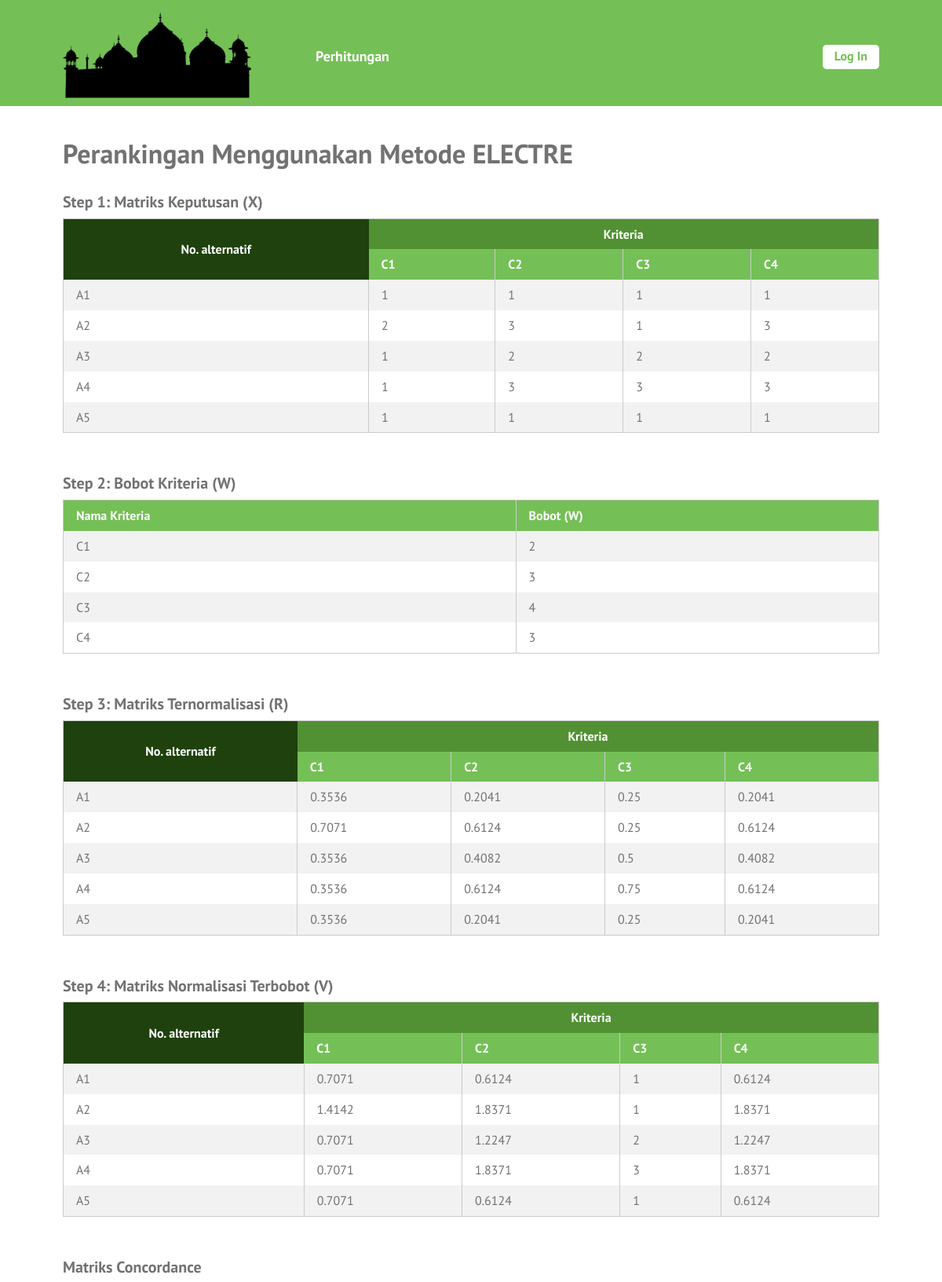
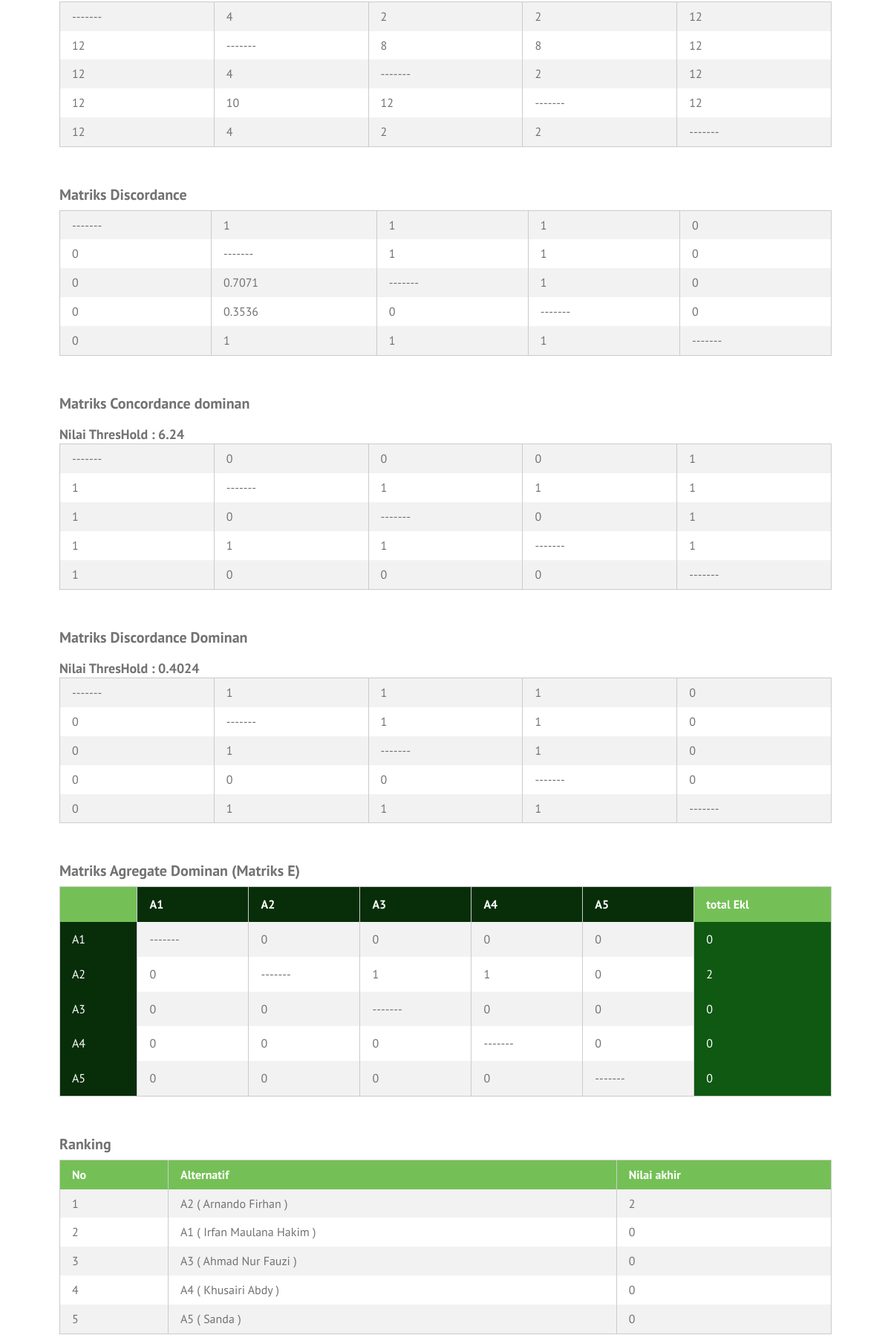
The app's page /ranking-electre.php (upper part) with its own data (2 pictures, top to bottom).
### tables this page shows
CREATE TABLE `kriteria` (
  `id_kriteria` int(10) NOT NULL,
  `kode` varchar(4) NOT NULL,
  `nama_kriteria` varchar(30) NOT NULL,
  `bobot` float NOT NULL,
  `ada_pilihan` tinyint(1) NOT NULL,
  `urutan_order` int(2) NOT NULL
);

CREATE TABLE `alternatif` (
  `id_alternatif` int(10) NOT NULL,
  `kode_alternatif` varchar(6) NOT NULL,
  `nama_alternatif` varchar(25) NOT NULL,
  `tanggal_input` date NOT NULL
);

### ranking-electre.php (the view, shortened to what this page needs)
<?php
require_once('includes/init.php');
$judul_page = 'Perankingan Menggunakan Metode ELECTRE';
require_once('template-parts/header.php');
$digit = 4;
$query = $pdo->prepare('SELECT id_kriteria, kode, nama_kriteria, bobot
	FROM kriteria ORDER BY urutan_order ASC');
$query->execute();
$query->setFetchMode(PDO::FETCH_ASSOC);
$kriterias = $query->fetchAll();
$query2 = $pdo->prepare('SELECT id_alternatif, kode_alternatif, nama_alternatif FROM alternatif');
$query2->execute();
$query2->setFetchMode(PDO::FETCH_ASSOC);
$alternatifs = $query2->fetchAll();
$queryBaris = $pdo->prepare('SELECT COUNT(id_alternatif) as baris FROM alternatif');
$queryBaris->execute();
$queryBaris->setFetchMode(PDO::FETCH_ASSOC);
$baris = $queryBaris->fetch();
$queryKolom = $pdo->prepare('SELECT COUNT(id_kriteria) as kolom FROM kriteria');
$queryKolom->execute();
$queryKolom->setFetchMode(PDO::FETCH_ASSOC);
$kolom = $queryKolom->fetch();
$matriks_bobot = array();
foreach($kriterias as $bobot):
	array_push($matriks_bobot,$bobot['bobot']);
endforeach;
$list_alt = array();
foreach($alternatifs as $alt):
	array_push($list_alt,$alt['kode_alternatif']);
endforeach;
$list_nama = array();
foreach($alternatifs as $alt1):
	array_push($list_nama,$alt1['nama_alternatif']);
endforeach;
$matriks_x = array();
foreach($kriterias as $kriteria):
	foreach($alternatifs as $alternatif):
		$id_alternatif = $alternatif['id_alternatif'];
		$id_kriteria = $kriteria['id_kriteria'];
		$query3 = $pdo->prepare('SELECT nilai FROM nilai_alternatif
			WHERE id_alternatif = :id_alternatif AND id_kriteria = :id_kriteria');
		$query3->execute(array(
			'id_alternatif' => $id_alternatif,
			'id_kriteria' => $id_kriteria,
		));
		$query3->setFetchMode(PDO::FETCH_ASSOC);
		if($nilai_alternatif = $query3->fetch()) {
			$matriks_x[$id_kriteria][$id_alternatif] = $nilai_alternatif['nilai'];
		} else {
			$matriks_x[$id_kriteria][$id_alternatif] = 0;
		}
	endforeach;
endforeach;
$matriks_r = array();
foreach($matriks_x as $id_kriteria => $nilai_alternatifs):
	$jumlah_kuadrat = 0;
	foreach($nilai_alternatifs as $nilai_alternatif):
		$jumlah_kuadrat += pow($nilai_alternatif, 2);
	endforeach;
	$akar_kuadrat = sqrt($jumlah_kuadrat);
	foreach($nilai_alternatifs as $id_alternatif => $nilai_alternatif):
		$matriks_r[$id_kriteria][$id_alternatif] = $nilai_alternatif / $akar_kuadrat;
	endforeach;
endforeach;
$matriks_y = array();
foreach($kriterias as $kriteria):
	foreach($alternatifs as $alternatif):
		$bobot = $kriteria['bobot'];
		$id_alternatif = $alternatif['id_alternatif'];
		$id_kriteria = $kriteria['id_kriteria'];
		$nilai_r = $matriks_r[$id_kriteria][$id_alternatif];
		$matriks_y[$id_kriteria][$id_alternatif] = $bobot * $nilai_r;
	endforeach;
endforeach;
$matriks_baru = array();
foreach($alternatifs as $alternatif):
		foreach($kriterias as $kriteria):
			$id_alternatif = $alternatif['id_alternatif'];
			$id_kriteria = $kriteria['id_kriteria'];
			array_push($matriks_baru, $matriks_y[$id_kriteria][$id_alternatif]);
		endforeach;
endforeach;
$weight_arr = array();
$o=0;
for ($i=0; $i < $baris['baris'] ; $i++) {
	for ($j=0; $j < $kolom['kolom'] ; $j++) {
		$weight_arr[$i][$j]= $matriks_baru[$o];
		$o++;
	}
}
$c_arr = array();
$jum_tot_c = 0;
$tot_c=0;
for ($c1=0; $c1 < $baris['baris']; $c1++) {
	for ($c2=0; $c2 < $baris['baris']; $c2++) {
		$jum_c1 = 0;
		if($c1!=$c2){
			for($c3=0;$c3<$kolom['kolom'];$c3++){
				if($weight_arr[$c1][$c3]>=$weight_arr[$c2][$c3]){
					$jum_c1 = $jum_c1 + $matriks_bobot[$c3];
				}
			}
		}else {
			$jum_c1 = 0;
		}
		$c_arr[$c1][$c2] = $jum_c1;
	}
}
$d_arr = array();
$jum_tot_d = 0;
$tot_d=0;
for ($d1=0; $d1 < $baris['baris']; $d1++) {
	for ($d2=0; $d2 < $baris['baris']; $d2++) {
		$jum_d1 = 0;
		$n_atas = array();
		$n_bawah = array();
		if($d1!=$d2){
			for($d3=0;$d3<$kolom['kolom'];$d3++){
				if($weight_arr[$d1][$d3]<$weight_arr[$d2][$d3]){
					array_push($n_atas, (abs($weight_arr[$d1][$d3]-$weight_arr[$d2][$d3])));
				}
				array_push($n_bawah,(abs($weight_arr[$d1][$d3]-$weight_arr[$d2][$d3])));
			}
			if(max($n_bawah)==0){
				$jum_d=0;
			}if($n_atas==NULL){
				$jum_d=0;
			}else{
				$jum_d = max($n_atas)/max($n_bawah);
			}
			if(is_nan($jum_d)){
				$jum_d1=0;
			}else{
				$jum_d1 = $jum_d;
			}
		}else {
			$jum_d1 = 0;
		}
		$d_arr[$d1][$d2] = $jum_d1;
	}
}
for ($i=0; $i < $baris['baris'] ; $i++) {
	for ($j=0; $j < $baris['baris'] ; $j++) {
			$jum_tot_c = $jum_tot_c + $c_arr[$i][$j];
			$tot_c++;
		}
}
$threshold_c = $jum_tot_c/$tot_c;
for ($i=0; $i < $baris['baris'] ; $i++) {
		for ($j=0; $j < $baris['baris'] ; $j++) {
				$jum_tot_d = $jum_tot_d + $d_arr[$i][$j];
				$tot_d++;
			}
	}
$threshold_d = $jum_tot_d/$tot_d;
$mat_dom_c = array();
for ($i=0; $i < $baris['baris'] ; $i++) {
	for ($j=0; $j < $baris['baris'] ; $j++) {
			if($c_arr[$i][$j]>=$threshold_c){
				$mat_dom_c[$i][$j]=1;
			}else{
				$mat_dom_c[$i][$j]=0;
			}
		}
}
$mat_dom_d = array();
for ($i=0; $i < $baris['baris'] ; $i++) {
	for ($j=0; $j < $baris['baris'] ; $j++) {
			if($d_arr[$i][$j]>=$threshold_d){
				$mat_dom_d[$i][$j]=1;
			}else{
				$mat_dom_d[$i][$j]=0;
			}
		}
}
$mat_hasil = array();
for ($i=0; $i<sizeof($mat_dom_c); $i++) {
	for ($j=0; $j<sizeof($mat_dom_d); $j++) {
		$mat_hasil[$i][$j] = $mat_dom_c[$i][$j]*$mat_dom_d[$i][$j];
	}
}
$mat_hasil_baru=array();
?>
<div class="main-content-row">
<div class="container clearfix">
	<div class="main-content main-content-full the-content">
		<h1><?php echo $judul_page; ?></h1>
		<h3>Step 1: Matriks Keputusan (X)</h3>
		<table class="pure-table pure-table-striped">
			<thead>
				<tr class="super-top">
					<th rowspan="2" class="super-top-left">No. alternatif</th>
					<th colspan="<?php echo count($kriterias); ?>">Kriteria</th>
				</tr>
				<tr>
					<?php foreach($kriterias as $kriteria ): ?>
						<th><?php echo $kriteria['kode']; ?></th>
					<?php endforeach; ?>
				</tr>
			</thead>
			<tbody>
				<?php foreach($alternatifs as $alternatif): ?>
					<tr>
						<td><?php echo $alternatif['kode_alternatif']; ?></td>
						<?php
						foreach($kriterias as $kriteria):
							$id_alternatif = $alternatif['id_alternatif'];
							$id_kriteria = $kriteria['id_kriteria'];
							echo '<td>';
							echo $matriks_x[$id_kriteria][$id_alternatif];
							echo '</td>';
						endforeach;
						?>
					</tr>
				<?php endforeach; ?>
			</tbody>
		</table>
		<h3>Step 2: Bobot Kriteria (W)</h3>
		<table class="pure-table pure-table-striped">
			<thead>
				<tr>
					<th>Nama Kriteria</th>
					<th>Bobot (W)</th>
				</tr>
			</thead>
			<tbody>
				<?php foreach($kriterias as $hasil): ?>
					<tr>
						<td><?php echo $hasil['kode']; ?></td>
						<td><?php echo $hasil['bobot']; ?></td>
					</tr>
				<?php endforeach; ?>
			</tbody>
		</table>
		<h3>Step 3: Matriks Ternormalisasi (R)</h3>
		<table class="pure-table pure-table-striped">
			<thead>
				<tr class="super-top">
					<th rowspan="2" class="super-top-left">No. alternatif</th>
					<th colspan="<?php echo count($kriterias); ?>">Kriteria</th>
				</tr>
				<tr>
					<?php foreach($kriterias as $kriteria ): ?>
						<th><?php echo $kriteria['kode']; ?></th>
					<?php endforeach; ?>
				</tr>
			</thead>
			<tbody>
				<?php foreach($alternatifs as $alternatif): ?>
					<tr>
						<td><?php echo $alternatif['kode_alternatif']; ?></td>
						<?php
						foreach($kriterias as $kriteria):
							$id_alternatif = $alternatif['id_alternatif'];
							$id_kriteria = $kriteria['id_kriteria'];
							echo '<td>';
							echo round($matriks_r[$id_kriteria][$id_alternatif], $digit);
							echo '</td>';
						endforeach;
						?>
					</tr>
				<?php endforeach; ?>
			</tbody>
		</table>
		<h3>Step 4: Matriks Normalisasi Terbobot (V)</h3>
		<table class="pure-table pure-table-striped">
			<thead>
				<tr class="super-top">
					<th rowspan="2" class="super-top-left">No. alternatif</th>
					<th colspan="<?php echo count($kriterias); ?>">Kriteria</th>
				</tr>
				<tr>
					<?php foreach($kriterias as $kriteria ): ?>
						<th><?php echo $kriteria['kode']; ?></th>
					<?php endforeach; ?>
				</tr>
			</thead>
			<tbody>
				<?php
				foreach($alternatifs as $alternatif): ?>
					<tr>
						<td><?php echo $alternatif['kode_alternatif']; ?></td>
						<?php
						foreach($kriterias as $kriteria):
							$id_alternatif = $alternatif['id_alternatif'];
							$id_kriteria = $kriteria['id_kriteria'];
							echo '<td>';
							echo round($matriks_y[$id_kriteria][$id_alternatif], $digit);
							echo '</td>';
						endforeach;
						?>
					</tr>
				<?php
				endforeach; ?>
			</tbody>
		</table>
		<h3>Matriks Concordance </h3>
		<table class="pure-table pure-table-striped">
			<tbody>
			<?php
				for ($i=0; $i < $baris['baris'] ; $i++) {
				?>
					<tr>
						<?php
						for ($j=0; $j < $baris['baris'] ; $j++) {
							echo '<td>';
							if($i==$j){
								echo "-------";
							}else{
							echo $c_arr[$i][$j];
							}
							echo '</td>';
						}
						?>
					</tr>
				<?php
				} ?>
			</tbody>
		</table>
		<h3>Matriks Discordance </h3>
		<table class="pure-table pure-table-striped">
			<tbody>
			<?php
				for ($i=0; $i < $baris['baris'] ; $i++) {
				?>
					<tr>
						<?php
						for ($j=0; $j < $baris['baris'] ; $j++) {
							echo '<td>';
							if($i==$j){
								echo "-------";
							}else{
								echo round($d_arr[$i][$j],$digit);
							}
							echo '</td>';
						}
						?>
					</tr>
				<?php
				} ?>
			</tbody>
		</table>
		<h3>Matriks Concordance dominan </h3>
		<h4>Nilai ThresHold : <?php
			echo round($threshold_c,$digit);
			?>
		</h4>
		<table class="pure-table pure-table-striped">
			<tbody>
			<?php
				for ($i=0; $i < $baris['baris'] ; $i++) {
				?>
					<tr>
						<?php
						for ($j=0; $j < $baris['baris'] ; $j++) {
							echo '<td>';
							if($i==$j){
								echo "-------";
							}else{
							echo $mat_dom_c[$i][$j];
							}
							echo '</td>';
						}
						?>
					</tr>
				<?php
				} ?>
			</tbody>
		</table>
		<h3>Matriks Discordance Dominan</h3>
		<h4>Nilai ThresHold : <?php
			echo round($threshold_d,$digit);
			?>
		</h4>
		<table class="pure-table pure-table-striped">
			<tbody>
			<?php
				for ($i=0; $i < $baris['baris'] ; $i++) {
				?>
					<tr>
						<?php
						for ($j=0; $j < $baris['baris'] ; $j++) {
							echo '<td>';
							if($i==$j){
								echo "-------";
							}else{
							echo $mat_dom_d[$i][$j];
							}
							echo '</td>';
						}
						?>
					</tr>
				<?php
				} ?>
			</tbody>
		</table>
		<h3>Matriks Agregate Dominan (Matriks E)</h3>
		<table class="pure-table pure-table-striped">
			<thead>
				<tr>
					<th><?php  ?></th>
				<?php
					for ($i=0; $i < $baris['baris'] ; $i++) {
							echo '<th style="padding-top: 12px; padding-bottom: 12px; text-align: left; background-color: #072e09; color: white;">';
							echo $list_alt[$i];
							echo '</th>';
						} ?>
					<th>total Ekl</th>
				</tr>
			</thead>
			<tbody>
			<?php
				for ($i=0; $i < $baris['baris'] ; $i++) {
				?>
					<tr>
					<td style="padding-top: 12px; padding-bottom: 12px; text-align: left; background-color: #072e09; color: white;">
						<?php
							echo $list_alt[$i];
						?>
					</td>
						<?php
						$tmp=0;
						for ($j=0; $j < $baris['baris'] ; $j++) {
							echo '<td>';
							if($i==$j){
								echo "-------";
							}else{
							echo $mat_hasil[$i][$j];
							}
							$tmp = $tmp + $mat_hasil[$i][$j];
							echo '</td>';
						}
						?>
						<td style="padding-top: 12px; padding-bottom: 12px; text-align: left; background-color: #0f5912; color: white;">
							<?php echo $tmp;
								array_push($mat_hasil_baru,$tmp);
							?>
						</td>
					</tr>
				<?php
				} ?>
			</tbody>
		</table>
		<?php
			for($i=0;$i<count($list_alt);$i++){
				for($j=0;$j<count($list_alt);$j++){
					$a1=$list_alt[$i];
					$a2=$list_alt[$j];
					$r1=$mat_hasil_baru[$i];
					$r2=$mat_hasil_baru[$j];
					$n1=$list_nama[$i];
					$n2=$list_nama[$j];
					if($r1>$r2){
						$temp1=$r2;
						$r2=$r1;
						$mat_hasil_baru[$i]=$temp1;
						$mat_hasil_baru[$j]=$r2;
						$temp2=$a2;
						$a2=$a1;
						$list_alt[$i]=$temp2;
						$list_alt[$j]=$a2;
						$temp3=$n2;
						$n2=$n1;
						$list_nama[$i]=$temp3;
						$list_nama[$j]=$n2;
					}else{
						$mat_hasil_baru[$i]=$r1;
						$mat_hasil_baru[$j]=$r2;
						$list_alt[$i]=$a1;
						$list_alt[$j]=$a2;
						$list_nama[$i]=$n1;
						$list_nama[$j]=$n2;
					}
				}
			}
		?>
		<h3>Ranking</h3>
		<table class="pure-table pure-table-striped">
			<thead>
				<th>No</th>
				<th>Alternatif</th>
				<th>Nilai akhir</th>
			</thead>
			<tbody>
			<?php
				for ($i=0; $i < $baris['baris'] ; $i++) {
				?>
					<tr>
						<?php
							echo '<td>';
							echo $i+1;
							echo '</td>';
							echo '<td>';
							echo $list_alt[$i].' ( '.$list_nama[$i].' )';
							echo '</td>';
							echo '<td>';
							echo $mat_hasil_baru[$i];
							echo '</td>';
						?>
					</tr>
				<?php
				} ?>
			</tbody>
		</table>
	</div>
</div>
</div>
<?php
require_once('template-parts/footer.php');

### stylesheets/style.css (style rules this page uses)
html,body,div,span,applet,object,iframe,h1,h2,h3,h4,h5,h6,p,blockquote,pre,a,abbr,acronym,address,big,cite,code,del,dfn,em,img,ins,kbd,q,s,samp,small,strike,strong,sub,sup,tt,var,b,u,i,center,dl,dt,dd,ol,ul,li,fieldset,form,label,legend,table,caption,tbody,tfoot,thead,tr,th,td,article,aside,canvas,details,embed,figure,figcaption,footer,header,hgroup,menu,nav,output,ruby,section,summary,time,mark,audio,video { margin:0;padding:0;border:0;font-size:100%;vertical-align:baseline }
body { line-height:1 }
table { border-collapse:collapse;border-spacing:0 }
*,*:before,*:after { -moz-box-sizing:border-box;-webkit-box-sizing:border-box;box-sizing:border-box }
.clearfix:before,.clearfix:after { content:" ";display:table }
.clear,.clearfix:after { clear:both }
.container { max-width:1100px;margin:0 auto;position:relative;padding:0 30px }
body { background:#74c056;font-family:"PT Sans",sans-serif;color:#727272;font-size:14px;line-height:1.3;font-weight:500 }
h1,h2,h3,h4,h5,h6 { font-weight:300 }
.pure-table { border-collapse:collapse;border-spacing:0;empty-cells:show;border:1px solid #cbcbcb;width:100% }
.pure-table td,.pure-table th { border-left:1px solid #cbcbcb;border-width:0 0 0 1px;font-size:inherit;margin:0;overflow:visible;padding:0.5em 1em }
.pure-table tr.super-top th { background:#519133;color:#fff;text-align:center;vertical-align:middle;border:0 }
.pure-table tr.super-top th.super-top-left { background:#1e410d }
.pure-table th.super-top-left { background:#1e410d }
.pure-table td:first-child,.pure-table th:first-child { border-left-width:0 }
.pure-table thead { background-color:#74c056;color:#fff;text-align:left;vertical-align:bottom }
.pure-table thead th { color:#fff }
.pure-table td { background-color:transparent }
.pure-table-striped tr:nth-child(2n-1) td { background-color:#f2f2f2 }
.the-content { font-size:16px;line-height:1.42857 }
.the-content h1,.the-content h2,.the-content h3,.the-content h4,.the-content h5,.the-content h6 { font-weight:700 }
.the-content h1 { font-size:34px;margin:0.8em 0 0.8em;padding:0;line-height:1.2 }
.the-content h3 { font-size:20px;margin:0.8em 0 0.3em }
.the-content h4 { font-size:18px;margin:0.8em 0 0 }
.the-content blockquote,.the-content table,.the-content p,.the-content ul,.the-content ol,.the-content dd,.the-content pre,.the-content iframe,.the-content .flxmap-container,.the-content hr { margin-bottom:1em }
.the-content table { margin-bottom:50px }
.the-content>h1:first-child,.the-content>h3:first-child,.the-content>h2:first-child { margin-top:0 }
.main-content { float:right;width:77%;padding:40px 0 }
.main-content-full { float:none;width:auto }

### records on screen
kriteria: kode "C1", id_kriteria.id_alternatif "1", id_kriteria.id_alternatif "2", bobot "2", id_kriteria.id_alternatif "0.3536", id_kriteria.id_alternatif "0.7071", id_kriteria.id_alternatif "1.4142"
kriteria: kode "C2", id_kriteria.id_alternatif "1", bobot "3", id_kriteria "2", id_kriteria.id_alternatif "0.2041", id_kriteria.id_alternatif "0.6124", id_kriteria.id_alternatif "0.4082", id_kriteria.id_alternatif "1.8371", id_kriteria.id_alternatif "1.2247"
kriteria: kode "C3", id_kriteria.id_alternatif "1", id_kriteria.id_alternatif "2", id_kriteria.id_alternatif "3", bobot "4", id_kriteria.id_alternatif "0.25", id_kriteria.id_alternatif "0.5", id_kriteria.id_alternatif "0.75"
kriteria: kode "C4", id_kriteria.id_alternatif "1", id_alternatif "3", id_alternatif "2", bobot "3", id_kriteria.id_alternatif "0.2041", id_kriteria.id_alternatif "0.6124", id_kriteria.id_alternatif "0.4082", id_kriteria.id_alternatif "1.8371", id_kriteria.id_alternatif "1.2247"
alternatif: kode_alternatif "A1"
alternatif: kode_alternatif "A2"
alternatif: kode_alternatif "A3"
alternatif: kode_alternatif "A4"
alternatif: kode_alternatif "A5"

### other values on screen
$judul_page "Perankingan Menggunakan Metode ELECTRE"
$c_arr[$i][$j] "4"
$c_arr[$i][$j] "2"
$c_arr[$i][$j] "12"
$c_arr[$i][$j] "8"
$c_arr[$i][$j] "10"
$d_arr[$i][$j] "1"
$d_arr[$i][$j] "0"
$d_arr[$i][$j] "0.7071"
$d_arr[$i][$j] "0.3536"
$threshold_c "6.24"
$mat_dom_c[$i][$j] "0"
$mat_dom_c[$i][$j] "1"
$threshold_d "0.4024"
$mat_dom_d[$i][$j] "1"
